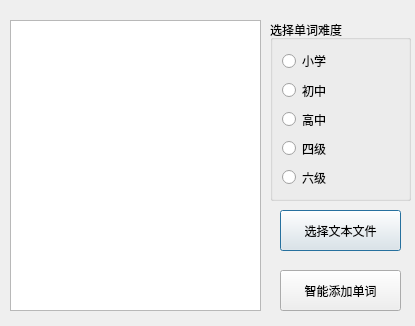
<?xml version="1.0" encoding="UTF-8"?>
<ui version="4.0">
 <class>SmartAdd</class>
 <widget class="QDialog" name="SmartAdd">
  <property name="geometry">
   <rect>
    <x>0</x>
    <y>0</y>
    <width>415</width>
    <height>326</height>
   </rect>
  </property>
  <property name="windowTitle">
   <string>智能单词添加</string>
  </property>
  <property name="windowIcon">
   <iconset>
    <normaloff>icons/anki.png</normaloff>icons/anki.png</iconset>
  </property>
  <widget class="QGroupBox" name="groupBox">
   <property name="geometry">
    <rect>
     <x>270</x>
     <y>20</y>
     <width>141</width>
     <height>181</height>
    </rect>
   </property>
   <property name="title">
    <string>选择单词难度</string>
   </property>
   <layout class="QVBoxLayout" name="verticalLayout">
    <item>
     <widget class="QRadioButton" name="primary">
      <property name="text">
       <string>小学</string>
      </property>
     </widget>
    </item>
    <item>
     <widget class="QRadioButton" name="middle">
      <property name="text">
       <string>初中</string>
      </property>
     </widget>
    </item>
    <item>
     <widget class="QRadioButton" name="high">
      <property name="text">
       <string>高中</string>
      </property>
     </widget>
    </item>
    <item>
     <widget class="QRadioButton" name="cet4">
      <property name="text">
       <string>四级</string>
      </property>
     </widget>
    </item>
    <item>
     <widget class="QRadioButton" name="cet6">
      <property name="text">
       <string>六级</string>
      </property>
     </widget>
    </item>
   </layout>
  </widget>
  <widget class="QPushButton" name="file_choose_bt">
   <property name="geometry">
    <rect>
     <x>280</x>
     <y>210</y>
     <width>121</width>
     <height>41</height>
    </rect>
   </property>
   <property name="text">
    <string>选择文本文件</string>
   </property>
  </widget>
  <widget class="QPushButton" name="smart_add_bt">
   <property name="geometry">
    <rect>
     <x>280</x>
     <y>270</y>
     <width>121</width>
     <height>41</height>
    </rect>
   </property>
   <property name="text">
    <string>智能添加单词</string>
   </property>
  </widget>
  <widget class="QTextEdit" name="textEdit">
   <property name="geometry">
    <rect>
     <x>10</x>
     <y>20</y>
     <width>251</width>
     <height>291</height>
    </rect>
   </property>
  </widget>
 </widget>
 <resources/>
 <connections/>
</ui>
